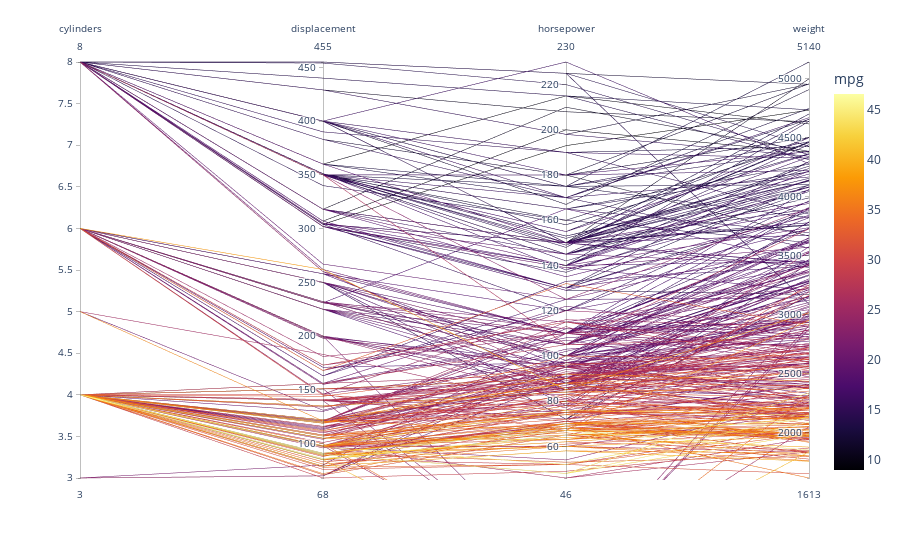

Here is the notebook cell this chart was saved with:
### Code cell
import seaborn as sns
import matplotlib as mpl
import matplotlib.pyplot as plt
import plotly.express as px
sns.set_theme(style="ticks")

diamonds = sns.load_dataset("diamonds")

f, ax = plt.subplots(figsize=(7, 5))
sns.despine(f)

sns.histplot(
    diamonds,
    x="price", hue="cut",
    multiple="stack",
    palette="light:m_r",
    edgecolor=".3",
    linewidth=.5,
    log_scale=True,
)
ax.xaxis.set_major_formatter(mpl.ticker.ScalarFormatter())
ax.set_xticks([500, 1000, 2000, 5000, 10000])
plt.clf()
mpg = sns.load_dataset('mpg')

fig = px.parallel_coordinates(mpg,
                               color='mpg',
                               dimensions=['cylinders', 'displacement', 'horsepower', 'weight'],
                               color_continuous_scale=px.colors.sequential.Inferno)

fig.show()

### Figure 1 — Plotly figure (JSON) as saved in the notebook; plotly's stock layout.template omitted (floating-point values rounded to 4 significant figures; data arrays with more than 128 entries replaced by an {"elided": "..."} marker saying what was removed)
{"data": [{"dimensions": [{"label": "cylinders", "values": {"elided": "398 int values"}}, {"label": "displacement", "values": {"elided": "398 float values"}}, {"label": "horsepower", "values": {"elided": "398 int values"}}, {"label": "weight", "values": {"elided": "398 int values"}}], "domain": {"x": [0, 1], "y": [0, 1]}, "line": {"color": {"elided": "398 float values"}, "coloraxis": "coloraxis"}, "name": "", "type": "parcoords"}], "layout": {"coloraxis": {"colorbar": {"title": {"text": "mpg"}}, "colorscale": [[0, "#000004"], [0.1111, "#1b0c41"], [0.2222, "#4a0c6b"], [0.3333, "#781c6d"], [0.4444, "#a52c60"], [0.5556, "#cf4446"], [0.6667, "#ed6925"], [0.7778, "#fb9b06"], [0.8889, "#f7d13d"], [1, "#fcffa4"]]}, "legend": {"tracegroupgap": 0}, "margin": {"t": 60}}}
